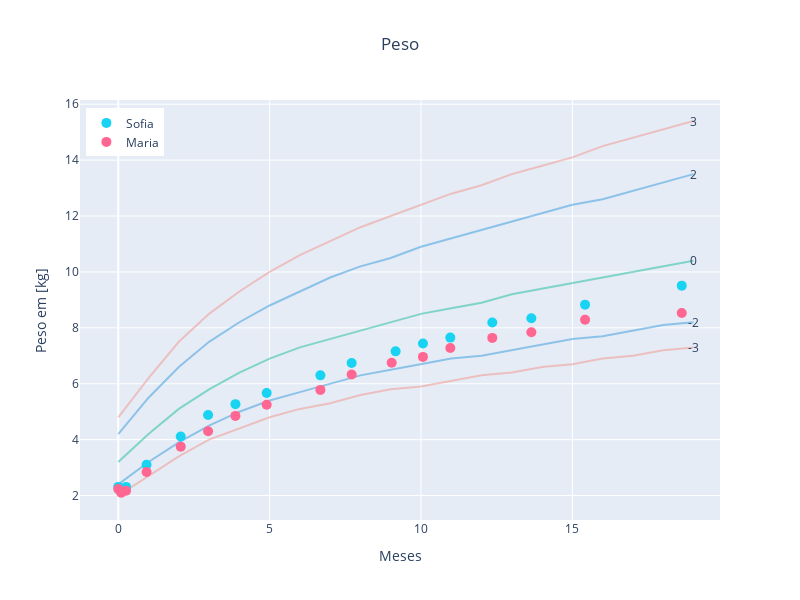

This figure's notebook cell:
### Code cell
plot_df(source['wfa_z'], description = 'Peso', months_to_plot=months_to_plot)

### Figure 1 — Plotly figure (JSON) as saved in the notebook; plotly's stock layout.template omitted (floating-point values rounded to 4 significant figures)
{"data": [{"line": {"color": "rgba(241, 148, 138, 0.5)"}, "mode": "lines", "name": "-3", "showlegend": false, "type": "scatter", "x": [0, 1, 2, 3, 4, 5, 6, 7, 8, 9, 10, 11, 12, 13, 14, 15, 16, 17, 18, 19, 20, 21, 22, 23, 24, 25, 26, 27, 28, 29, 30, 31, 32, 33, 34, 35, 36, 37, 38, 39, 40, 41, 42, 43, 44, 45, 46, 47, 48, 49, 50, 51, 52, 53, 54, 55, 56, 57, 58, 59, 60], "y": [2, 2.7, 3.4, 4, 4.4, 4.8, 5.1, 5.3, 5.6, 5.8, 5.9, 6.1, 6.3, 6.4, 6.6, 6.7, 6.9, 7, 7.2, 7.3]}, {"line": {"color": "rgba(241, 148, 138, 0.5)"}, "mode": "lines", "name": "3", "showlegend": false, "type": "scatter", "x": [0, 1, 2, 3, 4, 5, 6, 7, 8, 9, 10, 11, 12, 13, 14, 15, 16, 17, 18, 19, 20, 21, 22, 23, 24, 25, 26, 27, 28, 29, 30, 31, 32, 33, 34, 35, 36, 37, 38, 39, 40, 41, 42, 43, 44, 45, 46, 47, 48, 49, 50, 51, 52, 53, 54, 55, 56, 57, 58, 59, 60], "y": [4.8, 6.2, 7.5, 8.5, 9.3, 10, 10.6, 11.1, 11.6, 12, 12.4, 12.8, 13.1, 13.5, 13.8, 14.1, 14.5, 14.8, 15.1, 15.4]}, {"line": {"color": "rgba(52, 152, 219, 0.5)"}, "mode": "lines", "name": "-2", "showlegend": false, "type": "scatter", "x": [0, 1, 2, 3, 4, 5, 6, 7, 8, 9, 10, 11, 12, 13, 14, 15, 16, 17, 18, 19, 20, 21, 22, 23, 24, 25, 26, 27, 28, 29, 30, 31, 32, 33, 34, 35, 36, 37, 38, 39, 40, 41, 42, 43, 44, 45, 46, 47, 48, 49, 50, 51, 52, 53, 54, 55, 56, 57, 58, 59, 60], "y": [2.4, 3.2, 3.9, 4.5, 5, 5.4, 5.7, 6, 6.3, 6.5, 6.7, 6.9, 7, 7.2, 7.4, 7.6, 7.7, 7.9, 8.1, 8.2]}, {"line": {"color": "rgba(52, 152, 219, 0.5)"}, "mode": "lines", "name": "2", "showlegend": false, "type": "scatter", "x": [0, 1, 2, 3, 4, 5, 6, 7, 8, 9, 10, 11, 12, 13, 14, 15, 16, 17, 18, 19, 20, 21, 22, 23, 24, 25, 26, 27, 28, 29, 30, 31, 32, 33, 34, 35, 36, 37, 38, 39, 40, 41, 42, 43, 44, 45, 46, 47, 48, 49, 50, 51, 52, 53, 54, 55, 56, 57, 58, 59, 60], "y": [4.2, 5.5, 6.6, 7.5, 8.2, 8.8, 9.3, 9.8, 10.2, 10.5, 10.9, 11.2, 11.5, 11.8, 12.1, 12.4, 12.6, 12.9, 13.2, 13.5]}, {"line": {"color": "rgba(26, 188, 156, 0.5)"}, "mode": "lines", "name": "0", "showlegend": false, "type": "scatter", "x": [0, 1, 2, 3, 4, 5, 6, 7, 8, 9, 10, 11, 12, 13, 14, 15, 16, 17, 18, 19, 20, 21, 22, 23, 24, 25, 26, 27, 28, 29, 30, 31, 32, 33, 34, 35, 36, 37, 38, 39, 40, 41, 42, 43, 44, 45, 46, 47, 48, 49, 50, 51, 52, 53, 54, 55, 56, 57, 58, 59, 60], "y": [3.2, 4.2, 5.1, 5.8, 6.4, 6.9, 7.3, 7.6, 7.9, 8.2, 8.5, 8.7, 8.9, 9.2, 9.4, 9.6, 9.8, 10, 10.2, 10.4]}, {"marker": {"size": 10}, "mode": "markers", "name": "Sofia", "type": "scatter", "x": [18.61, 15.42, 13.65, 12.35, 10.97, 10.06, 9.161, 7.71, 6.677, 4.903, 3.871, 2.968, 2.065, 0.9355, 0.2581, 0.09677, 0], "y": [9.51, 8.83, 8.34, 8.19, 7.65, 7.44, 7.159, 6.74, 6.3, 5.67, 5.27, 4.88, 4.11, 3.1, 2.31, 2.145, 2.31]}, {"marker": {"size": 10}, "mode": "markers", "name": "Maria", "type": "scatter", "x": [18.61, 15.42, 13.65, 12.35, 10.97, 10.06, 9.032, 7.71, 6.677, 4.903, 3.871, 2.968, 2.065, 0.9355, 0.2581, 0.09677, 0], "y": [8.53, 8.29, 7.84, 7.64, 7.28, 6.96, 6.75, 6.33, 5.78, 5.25, 4.85, 4.3, 3.75, 2.84, 2.17, 2.1, 2.23]}], "layout": {"annotations": [{"showarrow": false, "text": "-3", "x": 19, "y": 7.3}, {"showarrow": false, "text": "3", "x": 19, "y": 15.4}, {"showarrow": false, "text": "-2", "x": 19, "y": 8.2}, {"showarrow": false, "text": "2", "x": 19, "y": 13.5}, {"showarrow": false, "text": "0", "x": 19, "y": 10.4}], "autosize": false, "height": 600, "legend": {"x": 0.01, "xanchor": "left", "y": 0.98, "yanchor": "top"}, "title": {"text": "Peso", "x": 0.5}, "width": 800, "xaxis": {"title": {"text": "Meses"}}, "yaxis": {"title": {"text": "Peso em [kg]"}}}}
